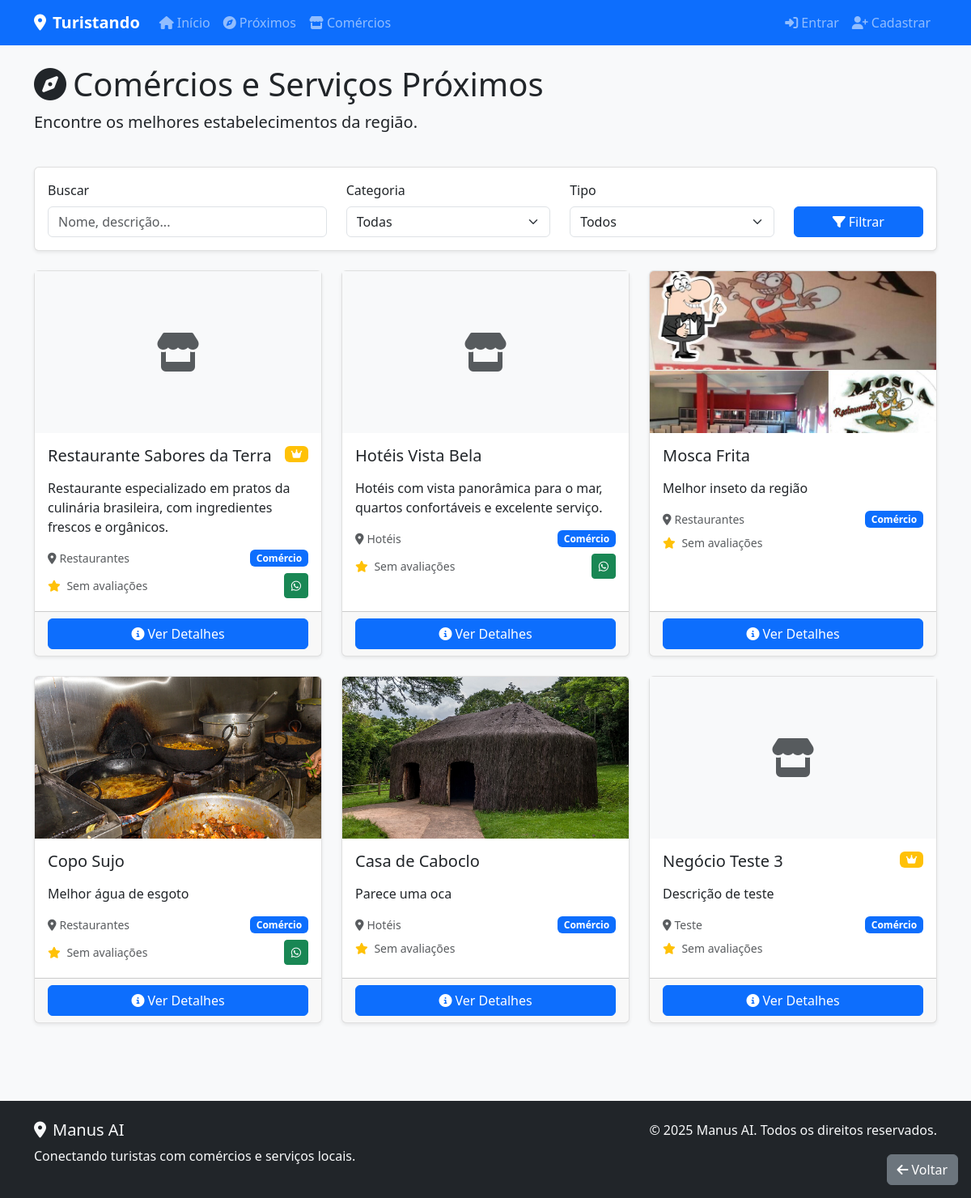
/businesses/nearby/, run on the app's committed database.
### local_businesses/models.py (models this page shows, shortened)
class Business(models.Model):
    BUSINESS_TYPES = [
        ('commerce', 'Comércio'),
        ('service', 'Serviço'),
    ]
    user = models.ForeignKey(User, on_delete=models.CASCADE, related_name='businesses')
    name = models.CharField(max_length=200)
    description = models.TextField()
    business_type = models.CharField(max_length=20, choices=BUSINESS_TYPES)
    category = models.ForeignKey(BusinessCategory, on_delete=models.SET_NULL, null=True, blank=True)
    address = models.CharField(max_length=300)
    latitude = models.DecimalField(max_digits=9, decimal_places=6, null=True, blank=True)
    longitude = models.DecimalField(max_digits=9, decimal_places=6, null=True, blank=True)
    phone = models.CharField(max_length=20, blank=True)
    whatsapp = models.CharField(max_length=20, blank=True)
    email = models.EmailField(blank=True)
    website = models.URLField(blank=True)
    is_active = models.BooleanField(default=True)
    created_at = models.DateTimeField(auto_now_add=True)
    updated_at = models.DateTimeField(auto_now=True)

class BusinessCategory(models.Model):
    name = models.CharField(max_length=100)
    icon = models.CharField(max_length=50, blank=True)  # Classe do Font Awesome
    created_at = models.DateTimeField(auto_now_add=True)
    class Meta:
        verbose_name_plural = "Business Categories"

class BusinessPhoto(models.Model):
    business = models.ForeignKey(Business, on_delete=models.CASCADE, related_name='photos')
    image = models.ImageField(upload_to='business_photos/')
    is_primary = models.BooleanField(default=False)
    created_at = models.DateTimeField(auto_now_add=True)

### local_businesses/views.py (the view)
# urls.py: path('nearby/', views.nearby_businesses, name='nearby_businesses'),
def nearby_businesses(request):
    businesses = Business.objects.filter(is_active=True).select_related('category', 'businessplan')
    businesses = businesses.annotate(avg_rating=Avg('reviews__rating'))
    businesses = businesses.order_by('-businessplan__is_featured', '-avg_rating')
    user_lat = request.GET.get('lat')
    user_lng = request.GET.get('lng')
    categories = BusinessCategory.objects.all()
    context = {
        'businesses': businesses,
        'categories': categories,
        'nearby': True,
        'user_lat': user_lat,
        'user_lng': user_lng,
    }
    return render(request, 'local_businesses/list.html', context)

### local_businesses/context_processors.py (called while the page is built, shortened)
def google_maps_api_key(request):
    return {
        'GOOGLE_MAPS_API_KEY': getattr(settings, 'GOOGLE_MAPS_API_KEY', '')
    }

def notifications(request):
    return {'unread_notifications': 0}

### templates/local_businesses/list.html (shortened to what this page needs)
{% extends 'base.html' %}
{% block content %}
<div class="container">
    <div class="row mb-4">
        <div class="col-12">
            <h1>
                {% if nearby %}
                    <i class="fas fa-compass me-2"></i>Comércios e Serviços Próximos
                {% else %}
                    <i class="fas fa-store me-2"></i>Todos os Comércios e Serviços
                {% endif %}
            </h1>
            <p class="lead">Encontre os melhores estabelecimentos da região.</p>
        </div>
    </div>
    <div class="row mb-4">
        <div class="col-12">
            <div class="card shadow-sm">
                <div class="card-body">
                    <form method="GET" class="row g-33">
                        <div class="col-md-4">
                            <label for="search" class="form-label">Buscar</label>
                            <input type="text" class="form-control" id="search" name="q" value="{{ request.GET.q }}" placeholder="Nome, descrição...">
                        </div>
                        <div class="col-md-3">
                            <label for="category" class="form-label">Categoria</label>
                            <select class="form-select" id="category" name="category">
                                <option value="">Todas</option>
                            </select>
                        </div>
                        <div class="col-md-3">
                            <label for="type" class="form-label">Tipo</label>
                            <select class="form-select" id="type" name="type">
                                <option value="">Todos</option>
                            </select>
                        </div>
                        <div class="col-md-2 d-flex align-items-end">
                            <button type="submit" class="btn btn-primary w-100">
                                <i class="fas fa-filter me-1"></i>Filtrar
                            </button>
                        </div>
                    </form>
                </div>
            </div>
        </div>
    </div>
    <div class="row">
        <div class="col-12">
            {% if businesses %}
                <div class="row">
                    {% for business in businesses %}
                        <div class="col-lg-4 col-md-6 mb-4">
                            <div class="card h-100 shadow-sm">
                                {% if business.photos.first %}
                                    <img src="{{ business.photos.first.image.url }}" class="card-img-top" alt="{{ business.name }}" style="height: 200px; object-fit: cover;">
                                {% else %}
                                    <div class="bg-light d-flex align-items-center justify-content-center" style="height: 200px;">
                                        <i class="fas fa-store fa-3x text-muted"></i>
                                    </div>
                                {% endif %}
                                <div class="card-body">
                                    <div class="d-flex justify-content-between align-items-start mb-2">
                                        <h5 class="card-title">{{ business.name }}</h5>
                                        {% if business.businessplan.plan_type == 'premium' %}
                                            <span class="badge bg-warning" title="Destaque">
                                                <i class="fas fa-crown"></i>
                                            </span>
                                        {% endif %}
                                    </div>
                                    <p class="card-text">{{ business.description|truncatewords:15 }}</p>
                                    <div class="d-flex justify-content-between align-items-center mb-2">
                                        <small class="text-muted">
                                            <i class="fas fa-map-marker-alt me-1"></i>{{ business.category.name }}
                                        </small>
                                        <span class="badge bg-{% if business.business_type == 'commerce' %}primary{% else %}success{% endif %}">
                                            {{ business.get_business_type_display }}
                                        </span>
                                    </div>
                                    <div class="d-flex justify-content-between align-items-center">
                                        <small class="text-muted">
                                            <i class="fas fa-star text-warning me-1"></i>
                                            {% if business.avg_rating %}
                                                {{ business.avg_rating|floatformat:1 }}
                                            {% else %}
                                                Sem avaliações
                                            {% endif %}
                                        </small>
                                        {% if business.businessplan.can_show_whatsapp and business.whatsapp %}
                                            <a href="https://wa.me/{{ business.whatsapp }}" target="_blank" class="btn btn-success btn-sm">
                                                <i class="fab fa-whatsapp"></i>
                                            </a>
                                        {% endif %}
                                    </div>
                                </div>
                                <div class="card-footer">
                                    <a href="{% url 'local_businesses:business_detail' business.id %}" class="btn btn-primary w-100">
                                        <i class="fas fa-info-circle me-1"></i>Ver Detalhes
                                    </a>
                                </div>
                            </div>
                        </div>
                    {% endfor %}
                </div>
            {% else %}
                <div class="text-center py-5">
                    <i class="fas fa-store-slash fa-3x text-muted mb-3"></i>
                    <h4>Nenhum comércio encontrado</h4>
                    <p class="text-muted">Tente ajustar seus filtros de busca.</p>
                </div>
            {% endif %}
        </div>
    </div>
</div>
{% endblock %}

### static/css/style.css (style rules this page uses)
body { background-color: #f8f9fa; }
.card { box-shadow: 0 0.125rem 0.25rem rgba(0, 0, 0, 0.075); border: 1px solid rgba(0, 0, 0, 0.125); }

### data on the page
Business: name "Restaurante Sabores da Terra", description "Restaurante especializado em pratos da culinária brasileira, com ingredientes frescos e orgânicos.", category.name "Restaurantes", business_type "Comércio", shows "Sem avaliações"
Business: name "Hotéis Vista Bela", description "Hotéis com vista panorâmica para o mar, quartos confortáveis e excelente serviço.", category.name "Hotéis", business_type "Comércio", shows "Sem avaliações"
Business: photos.first.image (picture), name "Mosca Frita", description "Melhor inseto da região", category.name "Restaurantes", business_type "Comércio", shows "Sem avaliações"
Business: photos.first.image (picture), name "Copo Sujo", description "Melhor água de esgoto", category.name "Restaurantes", business_type "Comércio", shows "Sem avaliações"
Business: photos.first.image (picture), name "Casa de Caboclo", description "Parece uma oca", category.name "Hotéis", business_type "Comércio", shows "Sem avaliações"
Business: name "Negócio Teste 3", description "Descrição de teste", category.name "Teste", business_type "Comércio", shows "Sem avaliações"
